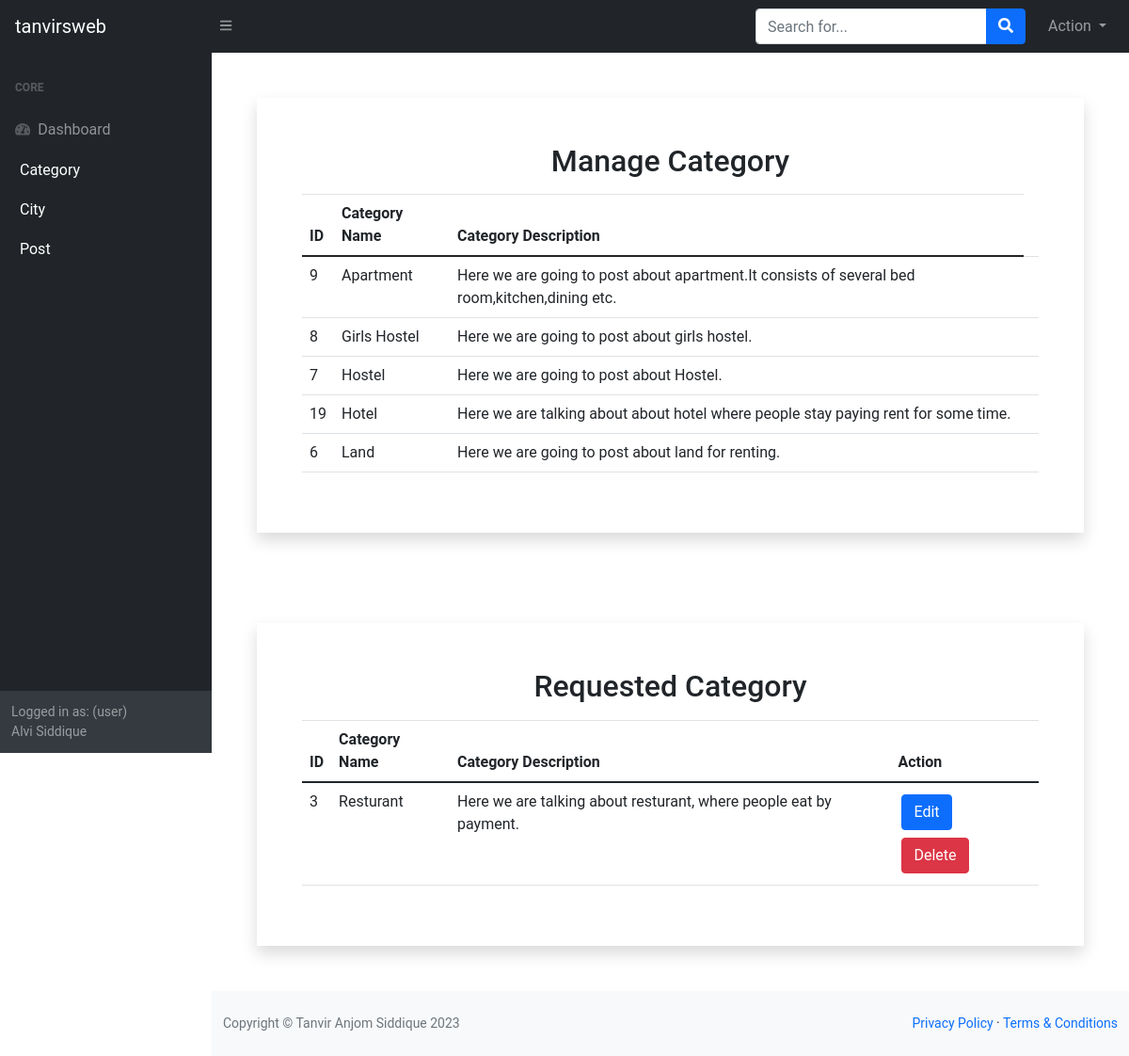
The app's page /Admin/manage_category.php (signed in) with its own data.
### tables this page shows
CREATE TABLE `category` (
  `cat_id` int(255) NOT NULL,
  `cat_name` text NOT NULL,
  `cat_des` text NOT NULL,
  `ctg_author_id` int(11) NOT NULL
);

CREATE TABLE `category_req` (
  `cat_id` int(255) NOT NULL,
  `cat_name` text NOT NULL,
  `cat_des` text NOT NULL,
  `ctg_author_id` int(11) NOT NULL
);

### Admin/manage_category.php (called while the page is built, shortened)
<?php
    include("template.php");
?>

### Admin/class/function.php (called while the page is built, shortened)
<?php
    class adminBlog{
        protected function connect() {
            try{
                $username="root";
                $password="";
                $dbh=new PDO('mysql:host=localhost;dbname=house_renting',$username,$password);
                return $dbh;
            }
            catch(PDOException $e){
                print "Error!: ".$e->getMessage()."<br>";
                die();
            }
        }
        public function display_category(){
            $stmt=$this->connect()->prepare("SELECT * FROM category ORDER BY cat_name;");
            if( ( !$stmt->execute(array()) ) || ($stmt->rowCount() == 0) ){
                $stmt=null;
                exit();
            }
            $category =$stmt->fetchAll(PDO::FETCH_ASSOC);
            return $category;
        }
        public function display_category_req(){
            $stmt=$this->connect()->prepare("SELECT * FROM category_req ORDER BY cat_name;");
            if( ( !$stmt->execute(array()) ) || ($stmt->rowCount() == 0) ){
                $stmt=null;
                exit();
            }
            $category =$stmt->fetchAll(PDO::FETCH_ASSOC);
            return $category;
        }
    }
?>

### Admin/view/manage_category_view.php (the view, shortened to what this page needs)
<?php
    $catdata=$obj->display_category();
?>
<div class="shadow m-5 p-5">
    <h2 class="text-center mb-3">Manage Category</h2>
    <table class="table">
        <thead>
            <tr>
                <th>ID</th>
                <th>Category Name</th>
                <th>Category Description</th>
            </tr>
        </thead>
        <tbody>
            <?php
                foreach($catdata as $cat){ ?>
                <tr>
                    <td> <?php echo $cat['cat_id']; ?> </td>
                    <td> <?php echo $cat['cat_name']; ?> </td>
                    <td> <?php echo $cat['cat_des']; ?> </td>
                    <td>
                    </td>
                </tr>
            <?php } ?>
        </tbody>
    </table>
</div>
<div class="shadow m-5 p-5">
    <h2 class="text-center mb-3">Requested Category</h2>
    <table class="table">
        <thead>
            <tr>
                <th>ID</th>
                <th>Category Name</th>
                <th>Category Description</th>
                <th>Action</th>
            </tr>
        </thead>
        <tbody>
            <?php
            $catdata=$obj->display_category_req();
            foreach($catdata as $cat){ ?>
                <tr>
                    <td> <?php echo $cat['cat_id']; ?> </td>
                    <td> <?php echo $cat['cat_name']; ?> </td>
                    <td> <?php echo $cat['cat_des']; ?> </td>
                    <td>
                        <a href="edit_category.php?status=edtctgreq&&id=<?php echo $cat['cat_id']; ?>" class="btn btn-primary m-1">Edit</a>
                        <a href="?status=delctgreq&&delid=<?php echo $cat['cat_id']; ?>" class="btn btn-danger m-1">Delete</a>
                    </td>
                </tr>
            <?php } ?>
        </tbody>
    </table>
</div>

### Admin/css/dashboard.css (style rules this page uses)
body { font-family: 'Roboto', sans-serif; overflow-x: hidden; text-rendering: optimizeLegibility; -webkit-font-smoothing: antialiased; -moz-osx-font-smoothing: grayscale; }
a { text-decoration: none!important; }
h1,h2,h3,h4,h5,h6 { margin: 0px; }

### records on screen
category: cat_id "9", cat_name "Apartment", cat_des "Here we are going to post about apartment.It consists of several bed room,kitchen,dining etc."
category: cat_id "8", cat_name "Girls Hostel", cat_des "Here we are going to post about girls hostel."
category: cat_id "7", cat_name "Hostel", cat_des "Here we are going to post about Hostel."
category: cat_id "19", cat_name "Hotel", cat_des "Here we are talking about about hotel where people stay paying rent for some time."
category: cat_id "6", cat_name "Land", cat_des "Here we are going to post about land for renting."
category_req: cat_id "3", cat_name "Resturant", cat_des "Here we are talking about resturant, where people eat by payment."

### other values on screen
$_SESSION['person'] "user"
$_SESSION['person_name'] "Alvi Siddique"
